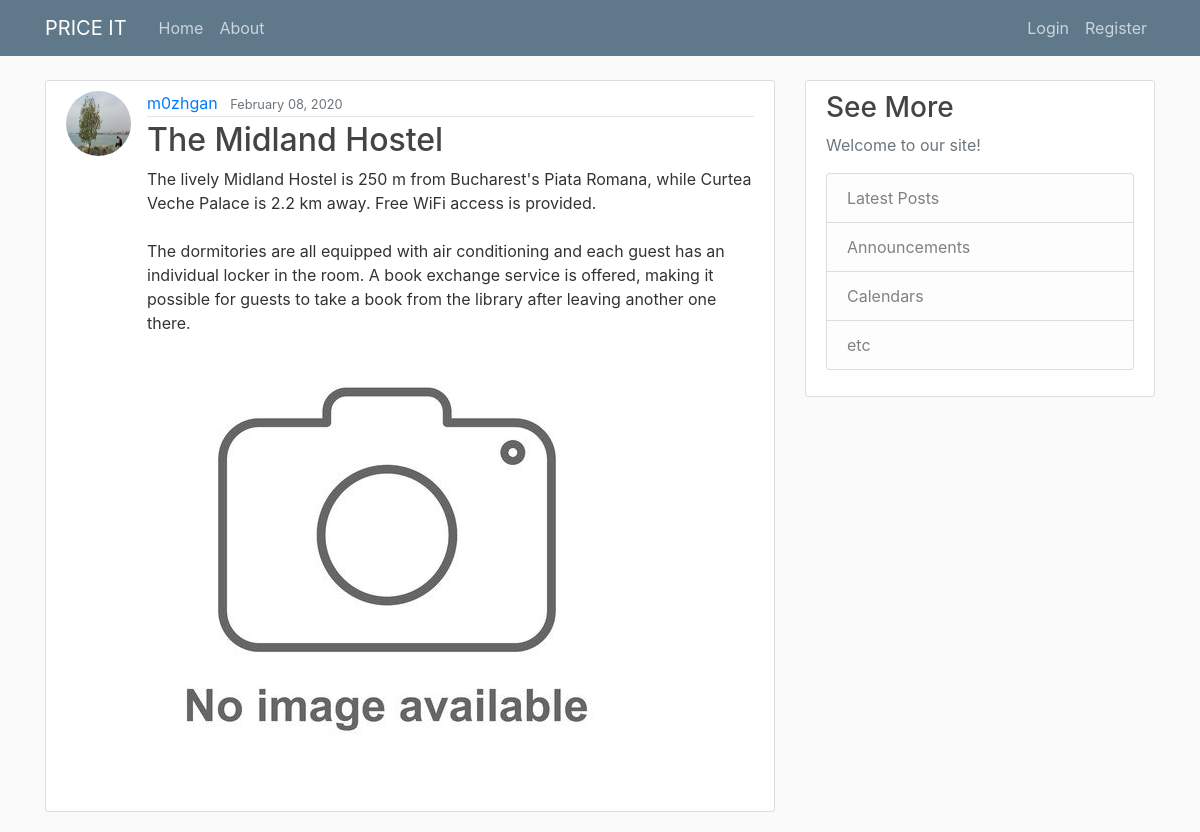
The page /ad/28/ on the database its author committed.
### Advertisements/models.py (models this page shows, shortened)
class ads(models.Model):
    score = models.IntegerField(null=True)
    title = models.CharField(max_length=500, null=True)
    location = models.CharField(max_length=1000, null=True)
    image = models.ImageField(default='ad-default.jpg', upload_to='Ads_Pix')
    start_date = models.DateTimeField(default=timezone.now)
    end_date = models.DateTimeField(default=timezone.now)
    available = models.BooleanField(null=True)
    room_no = models.IntegerField(null=True)
    description = models.TextField()
    smokeFree = models.BooleanField(null=True)
    city = models.CharField(max_length=500, null=True)
    address = models.CharField(max_length=5000, null=True)
    user = models.ForeignKey(User, on_delete = models.CASCADE)
    price = models.IntegerField(null=True)

### users/models.py (models this page shows, shortened)
class Profile(models.Model):
    user = models.OneToOneField(User, on_delete = models.CASCADE)
    image = models.ImageField(default='default.jpg', upload_to='Profile_Pix')

### Advertisements/views.py (the view)
# urls.py: path('ad/<pk>/', AdsDetailView.as_view(), name='Advertisements-detail'),
class AdsDetailView(DetailView):
    model = ads

### Advertisements/templates/Advertisements/ads_detail.html (shortened to what this page needs)
{% extends "Advertisements/base.html" %}
{% load imagefit %}
{% block content %}
    <article class="media content-section">
        <img class="rounded-circle article-img" src="{{ object.user.profile.image.url |resize:'150x150,C'}}">
        <div class="media-body">
            <div class="article-metadata">
                <a class="mr-2" href="{% url 'user-ads' object.user.username %}">{{ object.user }}</a>
                <small class="text-muted">{{ object.start_date|date:"F d, Y" }}</small>
            </div>
            <h2 class="article-title">{{ object.title }}</h2>
            <p class="article-content">{{ object.description }}</p>
            <div class="col-md-2  col-md-pull-5">
						<div id="product-imgs">
							<div class="product-preview">
								<img src="{{ object.image.url }}" alt="">
							</div>
						</div>
					</div>
        </div>
    </article>
{% endblock content %}

### Advertisements/static/Advertisements/main.css (style rules this page uses)
body { background: #fafafa; color: #333333; margin-top: 5rem; }
h1, h2, h3, h4, h5, h6 { color: #444444; }
.content-section { background: #ffffff; padding: 10px 20px; border: 1px solid #dddddd; border-radius: 3px; margin-bottom: 20px; }
.article-title { color: #444444; }
.article-content { white-space: pre-line; }
.article-img { height: 65px; width: 65px; margin-right: 16px; }
.article-metadata { padding-bottom: 1px; margin-bottom: 4px; border-bottom: 1px solid #e3e3e3 }

### rows shown on the page
ads: user.profile.image|resize (picture), user "m0zhgan", start_date "February 08, 2020", title "The Midland Hostel", description "The lively Midland Hostel is 250 m from Bucharest's Piata Romana, while Curtea Veche Palace is 2.2 km away. Free WiFi access is provided. The dormitories are all equipped with air conditioning and each guest has an individual locker in the room. A book exchange service is offered, making it possible for guests to take a book from the library after leaving another one there.", image (placeholder picture)
